Frame 1 (no input): blank canvas, image omitted
Frame 60 (no input): blank canvas, image omitted
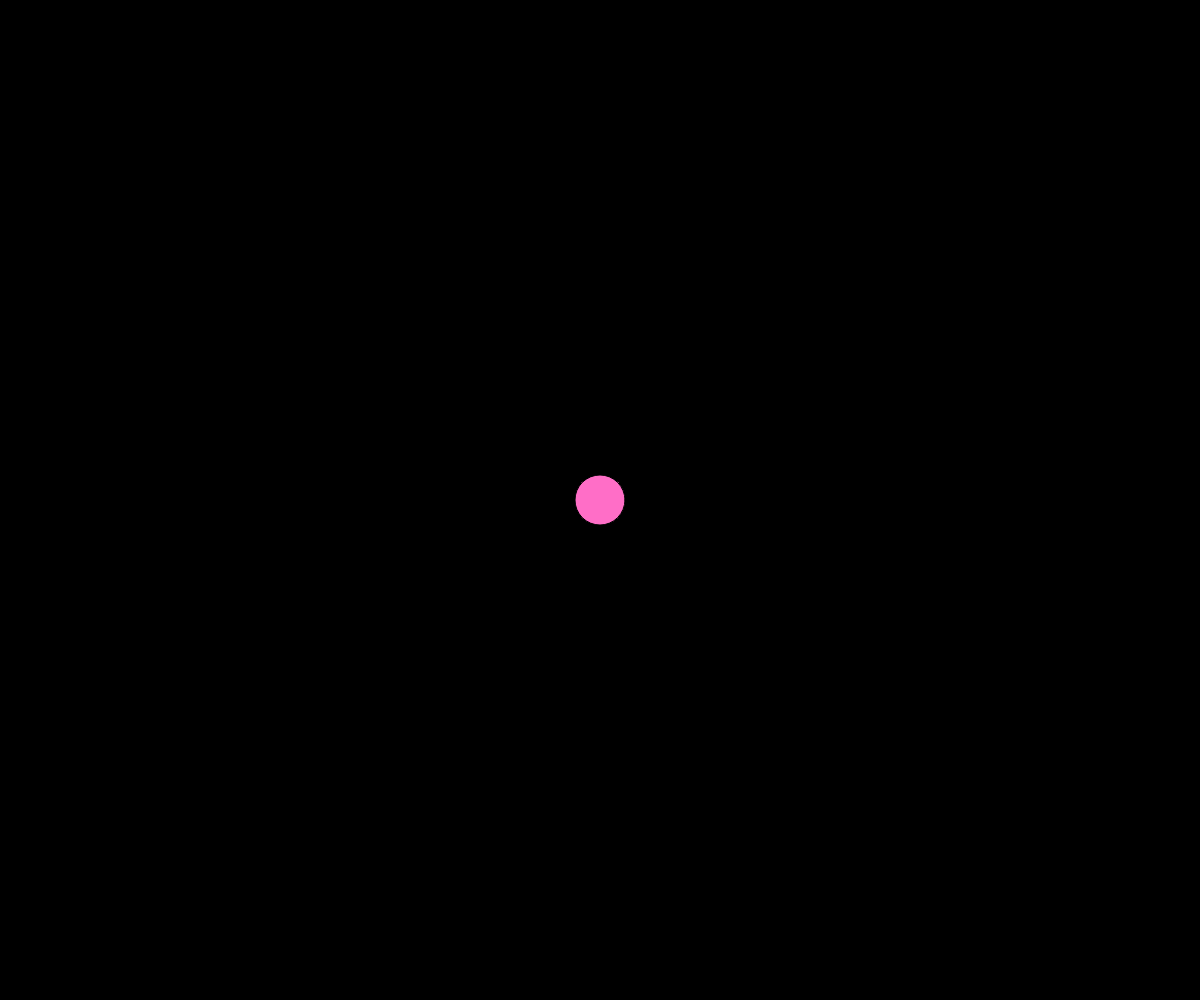
Frame 120 (the mouse pressed at the canvas centre since frame 60)

The p5.js sketch whose frames 1 and 60 were blank and that drew this single picture after the mouse press (run headless with seeded random() and noise() and a simulated clock; from frame 60 on, the mouse is pressed at the canvas centre):

// p5.js sketch
// ── sketch.js
function setup() {
  createCanvas(windowWidth, windowHeight);
  background("black");
}

function draw() {
  let drawX = mouseX;
  let drawY = mouseY;

  if (mouseX === 0 && mouseY === 0) {
    drawX = -100;
    drawY = -100;
  }

  if (mouseIsPressed) {
    fill("#FF6EC7");
    circle(drawX, drawY, 50);
  } else {
    fill("#00CED1");
    square(drawX, drawY, 50);
  }
}

function clearCanvas() {
  background("black");
}

function showHint() {
  let modal = createDiv();
  modal.style('width', '100%');
  modal.style('height', '100%');
  modal.style('background-color', 'rgba(0,0,0,0.5)');
  modal.style('position', 'fixed');
  modal.style('top', '0');
  modal.style('left', '0');
  modal.style('display', 'flex');
  modal.style('justify-content', 'center');
  modal.style('align-items', 'center');

  let text = createDiv('Move your mouse around the canvas to draw with a square. Press the mouse and drag to draw with a circle.');
  text.parent(modal);
  text.style('color', 'white');
  text.style('font-size', '18px');
  text.style('font-family', 'Courier New');
  text.style('margin', '30px');
  text.style('text-align', 'center'); 
  text.style('display', 'flex');
  text.style('justify-content', 'center');
  text.style('align-items', 'center'); 

  let closeButton = createDiv('X');
  closeButton.parent(modal);
  closeButton.style('font-family', 'Gill Sans');
  closeButton.style('position', 'absolute');
  closeButton.style('top', '10px');
  closeButton.style('right', '14px');
  closeButton.style('color', 'white');
  closeButton.style('font-size', '2em');
  closeButton.style('cursor', 'pointer');

  // Close the modal when the close button is clicked
  closeButton.mouseClicked(() => {
    modal.remove();
  });
}

//Coded with the help of the p5.js library, w3school library and GitHub Copilot
// ── style.css
html, body {
  margin: 0;
  padding: 0;
}

canvas {
  display: block;
}

.clearButton{
  position: absolute;
  right: 10px;
  bottom: 10px;
  background-color: rgba(0, 0, 0, 0.496);
  box-shadow: rgba(255, 255, 255, 0.411) 0 0 12px;
  color: white;
  border: none;
  font-family: 'Courier New', Courier, monospace;
  font-size: large;
  cursor: pointer;
  border-radius: 5px;
}

.clearButton:hover{
  background-color: rgba(0, 0, 0, 0.588);
  box-shadow: rgba(255, 255, 255, 0.411) 0 0 12px;
  border: white 1px solid;
}

.hintButton{
  position: absolute;
  left: 10px;
  bottom: 10px;
  background-color: rgba(0, 0, 0, 0.496);
  box-shadow: rgba(255, 255, 255, 0.411) 0 0 12px;
  color: white;
  border: none;
  font-family: 'Courier New', Courier, monospace;
  font-size: large;
  cursor: pointer;
  border-radius: 5px;
}

.hintButton:hover{
  background-color: rgba(0, 0, 0, 0.588);
  box-shadow: rgba(255, 255, 255, 0.411) 0 0 12px;
  border: white 1px solid;
}
